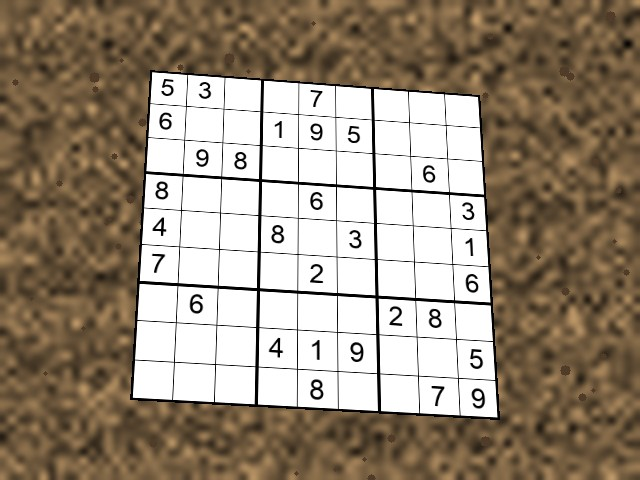
#> input picture app/sample.jpg, 640 x 480 px; its folder holds only this picture in this run
$ python -i track.py   (imports and definitions only)
#> lines starting #> are read from the running program, lines starting #| are printed output that depends on the picture; after the words box and inside, x2 and y2 are one past the last pixel; in counts of white or black regions, pixels touching at a corner belong together
### sudoku_cv/solver.py
MAX_STEPS = 20000  # guesses before giving up
ALL_DIGITS = 0b1111111110  # bit d set for digits 1..9


def copy_grid(grid):
    return [[int(d) for d in row] for row in grid]


def box_cells(r, c):
    br, bc = 3 * (r // 3), 3 * (c // 3)
    return [(br + i, bc + j) for i in range(3) for j in range(3)]


GROUPS = ([[(r, c) for c in range(9)] for r in range(9)]
          + [[(r, c) for r in range(9)] for c in range(9)]
          + [box_cells(3 * (b // 3), 3 * (b % 3)) for b in range(9)])


# [133 lines left out: functions is_valid, candidates, fewest_candidates_cell, backtrack, next_cell, reveal_order and 1 more, not called in this run]

### app/py/track.py
"""Surface tracker: keeps the 4 corners of a board fixed on a surface while the camera moves.

Every frame, Lucas-Kanade optical flow follows surface points, and a RANSAC homography from
their positions in the reference frame (when the board was placed) to the new frame moves the
board. Measuring from the reference, not from the last frame, means errors do not add up.
When there are too few points, two fallbacks give the same homography:
  * the sheet of paper under the board, found again with contours,
  * ORB features matched to the reference frame, which also finds the board again after it
    left the view.
"""

import cv2
import numpy as np

from sudoku_cv.detect import order_corners

MAX_POINTS = 100
MIN_POINTS = 12
POINT_QUALITY = 0.01
POINT_DISTANCE = 8
REGION_MARGIN = 0.5
PRINTED_MARGIN = 0.05
FLOW_WINDOW = (21, 21)
FLOW_LEVELS = 3
RANSAC_PIXELS = 3.0
FLOW_CHECK_PIXELS = 1.0
ORB_FEATURES = 500
MIN_MATCHES = 25
MATCH_RATIO = 0.75
OCCLUDED_RATIO = 0.6
LOST_FRAMES = 5
ORB_EVERY = 3  # while the board is missing, ORB (the slowest step) runs on every 3rd frame
NEW_POINTS_EVERY = 5  # finding new points to follow at most every 5th frame
STILL_PIXELS = 1.5
FOLLOW_PIXELS = 1.5
MIN_SMOOTHING = 0.25
MIN_BOARD_AREA = 0.01
SHEET_MIN_AREA = 0.08
SHEET_MAX_JUMP = 0.15
SHEET_FILL = 0.85
SHEET_BORDER = 3


# geometry

def transform(points, homography):
    return cv2.perspectiveTransform(np.float32(points).reshape(-1, 1, 2), homography).reshape(-1, 2)


# [21 lines left out: functions plausible, region_mask, find_points, not called in this run]


# sheet of paper

def find_sheet(gray, inside=None, near=None):
    """Corners of a bright 4-sided region (a sheet of paper), optionally one that contains the
    points `inside`, or one whose corners are close to `near` (the sheet followed so far)."""
    blur = cv2.GaussianBlur(gray, (5, 5), 0)
    _, bright = cv2.threshold(blur, 0, 255, cv2.THRESH_BINARY + cv2.THRESH_OTSU)
    contours, _ = cv2.findContours(bright, cv2.RETR_EXTERNAL, cv2.CHAIN_APPROX_SIMPLE)
    for contour in sorted(contours, key=cv2.contourArea, reverse=True)[:5]:
        if cv2.contourArea(contour) < SHEET_MIN_AREA * gray.size:
            break
        hull = cv2.convexHull(contour)
        approx = cv2.approxPolyDP(hull, 0.02 * cv2.arcLength(hull, True), True)
        if len(approx) != 4:
            continue
        corners = order_corners(approx)
        if touches_border(corners, gray.shape):
            continue
        if inside is not None and not all(
                cv2.pointPolygonTest(corners, (float(x), float(y)), False) >= 0 for x, y in inside):
            continue
        if near is not None and np.abs(corners - near).max() > SHEET_MAX_JUMP * max(gray.shape):
            continue
        return corners
    return None


# [18 lines left out: functions touches_border, board_on_sheet, not called in this run]


# tracker

class SurfaceTracker:
    """Call `update` with every new grey frame; read `corners`, `state` and `still_count`.

    state is one of: tracking, occluded (part of the board hidden), plain (too few surface
    points, the board stays where it is on the screen) and lost.

    around: also follow surface points around the board (a virtual board on a table). Off for
    a printed puzzle, which has texture of its own and may be held in the hand.
    """

    # [21 lines left out: function __init__, not called in this run]

    @property
    def on_sheet(self):
        return self.ref_sheet is not None

    # [86 lines left out: functions update, move_corners, follow_points, add_points, follow_sheet, match_reference, not called in this run]

>>> import cv2
>>> picture = cv2.imread('../sample.jpg', cv2.IMREAD_GRAYSCALE)
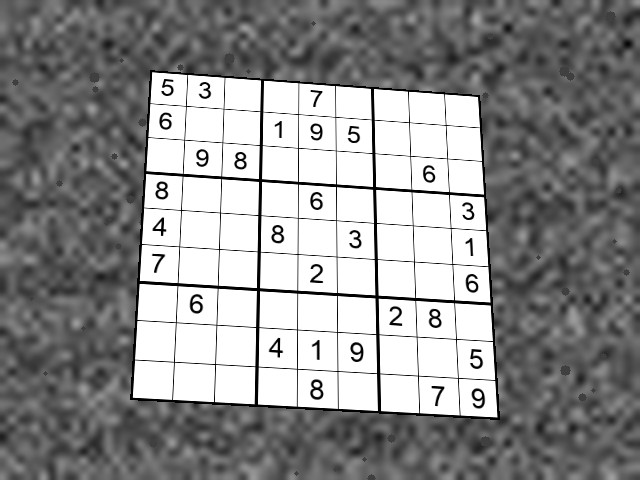
#> picture: shape (480, 640); min 0, max 255, mean 141.6
>>> result = find_sheet(picture)
#> in find_sheet, `blur = cv2.GaussianBlur(gray, (5, 5), 0)`:
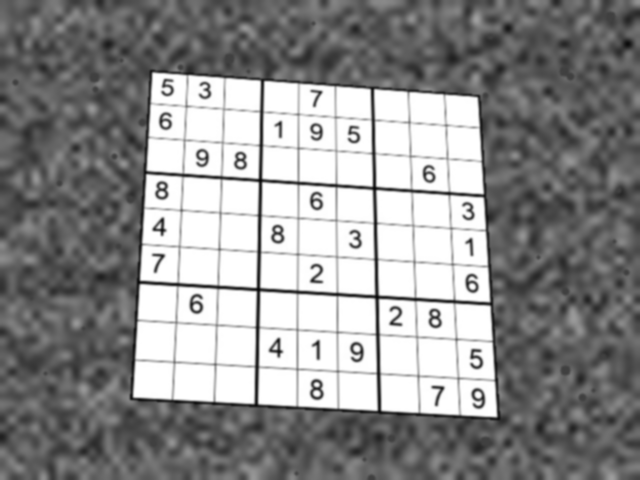
#> blur: shape (480, 640); min 6, max 255, mean 141.6
#> in find_sheet, `_, bright = cv2.threshold(blur, 0, 255, cv2.THRESH_BINARY + cv2.THRESH..`:
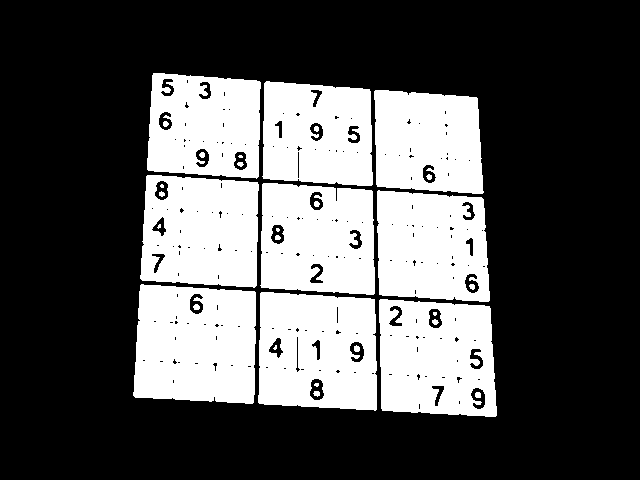
#> bright: shape (480, 640); 33.1% white; 30 white regions (7 under 20 px)
#> in find_sheet, `contours, _ = cv2.findContours(bright, cv2.RETR_EXTERNAL, cv2.CHAIN_AP..`: contours = 9 contours; largest, box (x1, y1, x2, y2) and area: (133, 284, 256, 404) 13180, (258, 292, 377, 411) 12870, (379, 299, 497, 417) 12404, (140, 175, 259, 288) 11887, (260, 183, 375, 295) 11586
#> the loop in find_sheet, `for contour in sorted(contours, key=cv2.contourArea, reverse=True)[:5]:` made 1 pass
